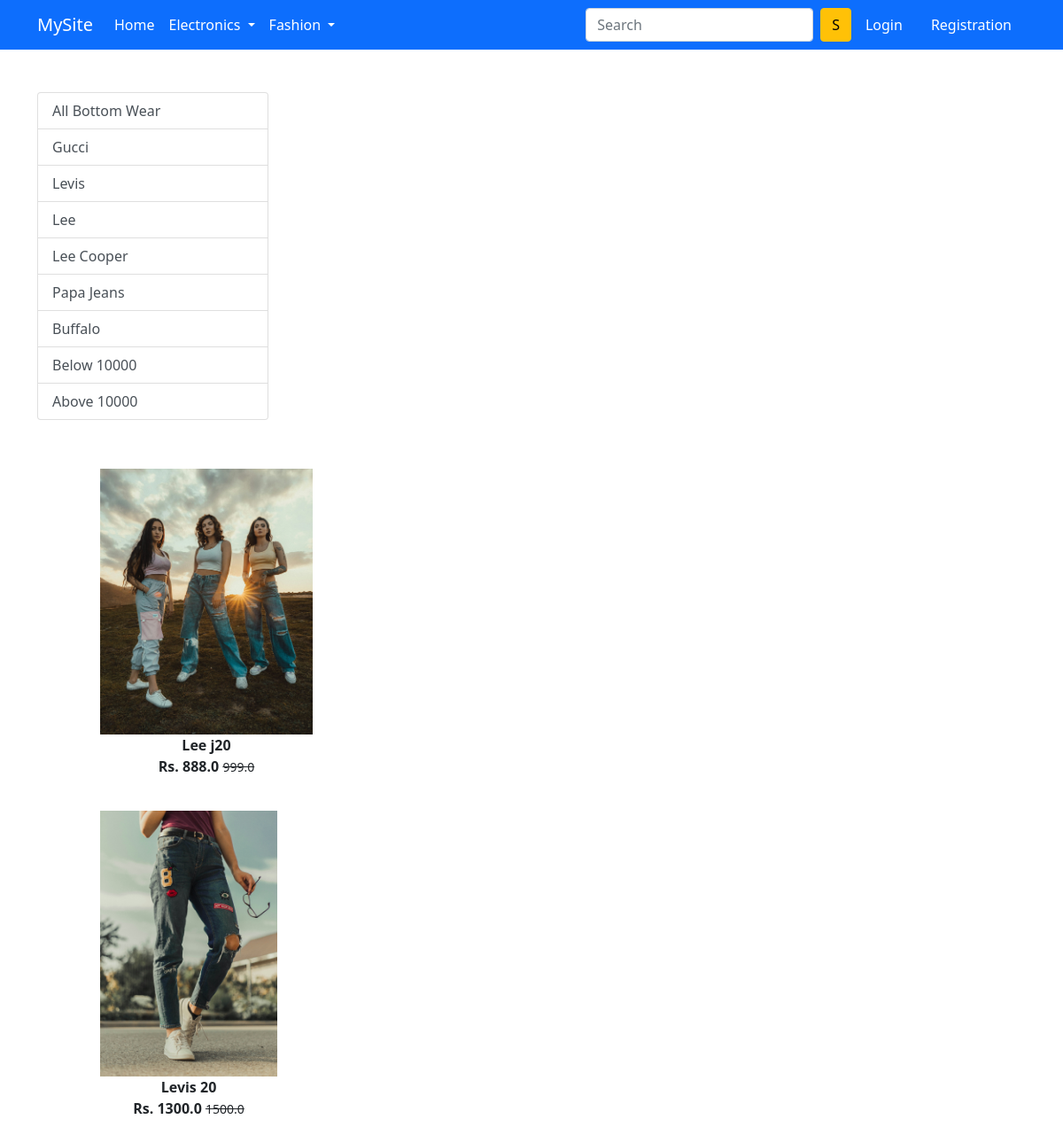
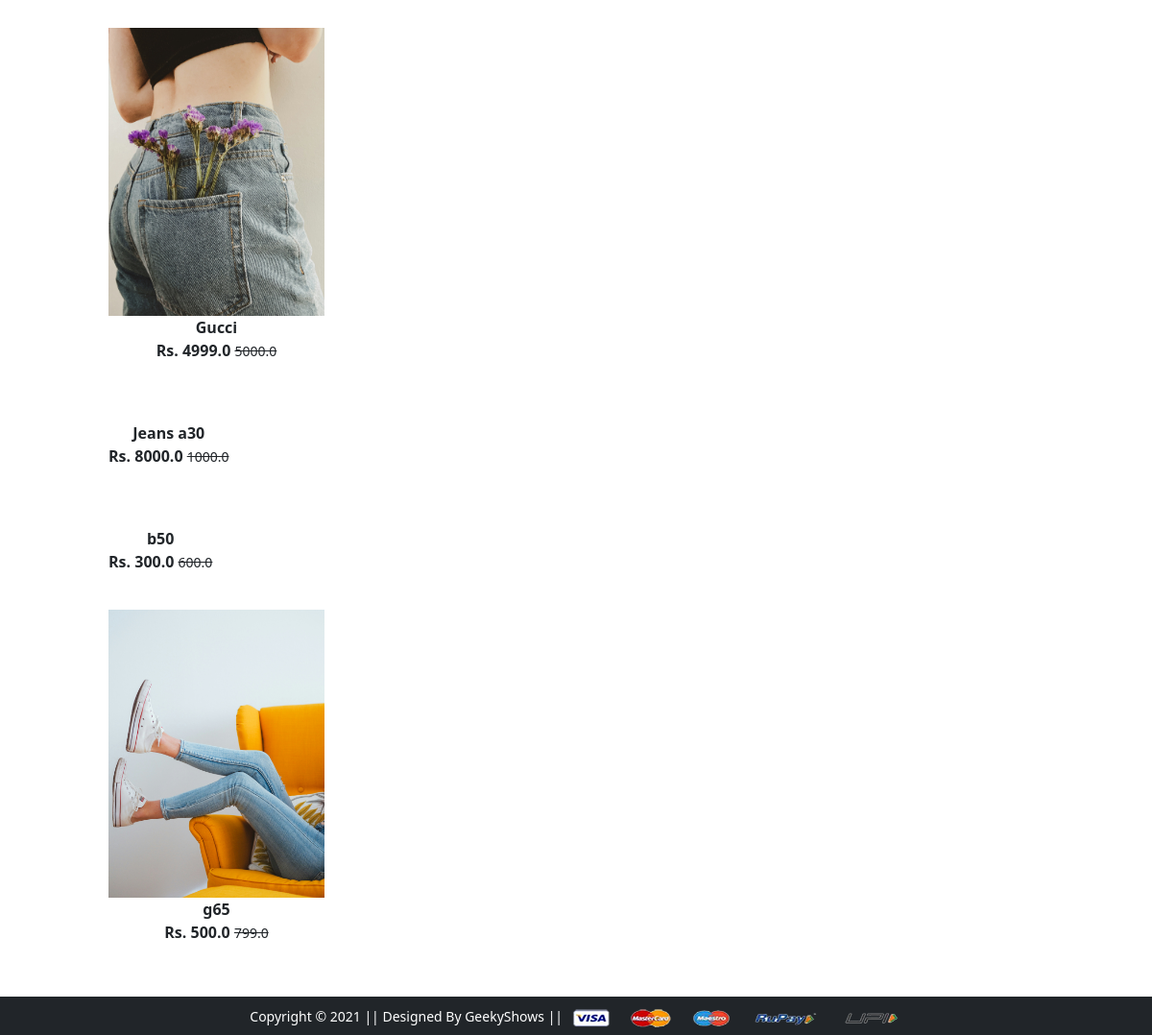
/bottompwear/, run on the app's committed database (2 pictures, top to bottom).
### app/models.py (models this page shows, shortened)
class Product(models.Model):
    title = models.CharField(max_length=200)
    selling_price = models.FloatField()
    discounted_price = models.FloatField()
    brand = models.CharField(max_length=100)
    description = models.TextField()
    category = models.CharField(choices=Category_Choices,max_length=2)
    product_image = models.ImageField(upload_to='productimg')

### app/views.py (the view)
# urls.py: path('bottompwear/', views.bottomwear, name='bottomwear'),
def bottomwear(request,data=None):
  if data == None:
   bottomwears = Product.objects.filter(category = 'BW')
  elif data == 'Gucci' or data == 'Levis' or data == 'Lee' or data == 'Lee_Cooper' or data == 'Papa_Jeans' or data == 'Buffalo':
   if data is not None:
     normalized_data = data.replace('_', ' ')
   else:
     bottomwears = Product.objects.filter(category = 'BW')
   bottomwears = Product.objects.filter(category='BW').filter(brand = normalized_data)
  elif data =='below':
    bottomwears = Product.objects.filter(category='BW').filter(discounted_price__lt=10000)
  elif data =='above':
    bottomwears = Product.objects.filter(category='BW').filter(discounted_price__gt=10000)
  return render(request, 'app/bottomwear.html',{'bottomwears':bottomwears})

### app/templates/app/bottomwear.html (shortened to what this page needs)
{% extends 'app/base.html' %}
{% load static %}
{% block main-content %}
<div class="container my-5">
 <div class="row">
  <div class="col-sm-3">
   <div class="list-group">
    <a href="{% url 'bottomwear' %}" class="list-group-item list-group-item-action" aria-current="true">All Bottom Wear</a>
    <a href="{% url 'bottomweardata' 'Gucci' %}" class="list-group-item list-group-item-action" aria-current="true">Gucci</a>
    <a href="{% url 'bottomweardata' 'Levis' %}" class="list-group-item list-group-item-action" aria-current="true">Levis</a>
    <a href="{% url 'bottomweardata' 'Lee' %}" class="list-group-item list-group-item-action" aria-current="true">Lee</a>
    <a href="{% url 'bottomweardata' 'Lee_Cooper' %}" class="list-group-item list-group-item-action" aria-current="true">Lee Cooper</a>
    <a href="{% url 'bottomweardata' 'Papa_Jeans' %}" class="list-group-item list-group-item-action" aria-current="true">Papa Jeans</a>
    <a href="{% url 'bottomweardata' 'Buffalo' %}" class="list-group-item list-group-item-action" aria-current="true">Buffalo</a>
      <a href="{% url 'bottomweardata' 'below' %}" class="list-group-item list-group-item-action" aria-current="true">Below 10000</a>
    <a href="{% url 'bottomweardata' 'above' %}" class="list-group-item list-group-item-action" aria-current="true">Above 10000</a>
   </div>
   </div>
   </div>
  </div>
  <div class="col-sm-8 offset-sm-1">
   {% for product in bottomwears  %}
   <div class="sm-col-4 text center mb-4">
    <a href="{% url 'product-detail' product.id %}" class="btn">
        <div class="item">
            <img src="{{product.product_image.url}}" height="300" alt="">
            <div class="fw-bold">{{product.title}}</div>
            <div class="fw-bold">Rs. {{product.discounted_price}}
                <small class="fw-light text-decoration-line-through">{{product.selling_price}}</small>
            </div>
        </div>
    </a>
   </div>
   {% endfor %}
  </div>
{% endblock main-content %}

### data on the page
Product: product_image (picture), title "Lee j20", discounted_price "888.0", selling_price "999.0"
Product: product_image (picture), title "Levis 20", discounted_price "1300.0", selling_price "1500.0"
Product: product_image (picture), title "Gucci", discounted_price "4999.0", selling_price "5000.0"
Product: title "Jeans a30", discounted_price "8000.0", selling_price "1000.0"
Product: title "b50", discounted_price "300.0", selling_price "600.0"
Product: product_image (picture), title "g65", discounted_price "500.0", selling_price "799.0"
